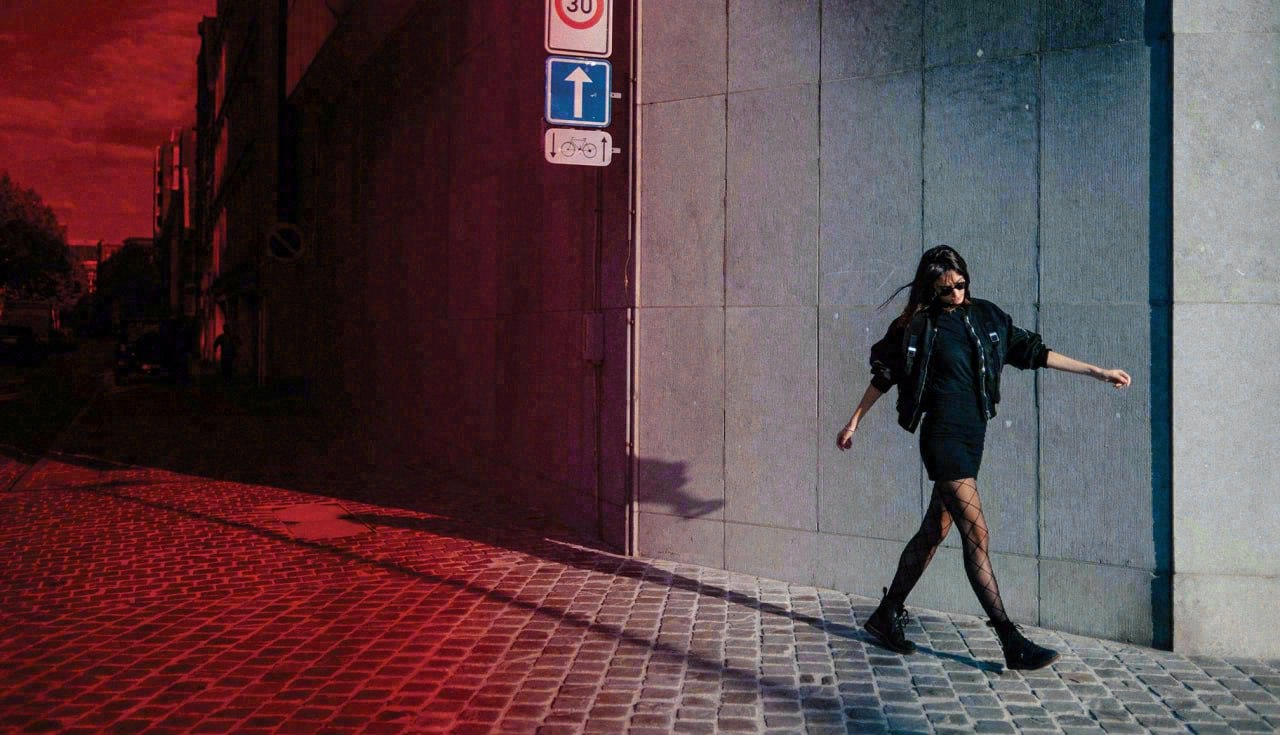
#> input picture imgs/test1.jpg, 1280 x 735 px, found by its file name
$ python VIGNETTE.py
#> lines starting #> are read from the running program, lines starting #| are printed output that depends on the picture
# conda activate iWM

# https://www.geeksforgeeks.org/create-a-vignette-filter-using-python-opencv/


import numpy as np
import cv2


name = 'test1.jpg'

#reading the image
input_image = cv2.imread(name)
#> input_image is the input picture: shape (735, 1280, 3); mean B, G, R 70.8, 66.2, 89.2

#resizing the image according to our need
# resize() function takes 2 parameters,
# the image and the dimensions

input_image = cv2.resize(input_image, (480, 480))
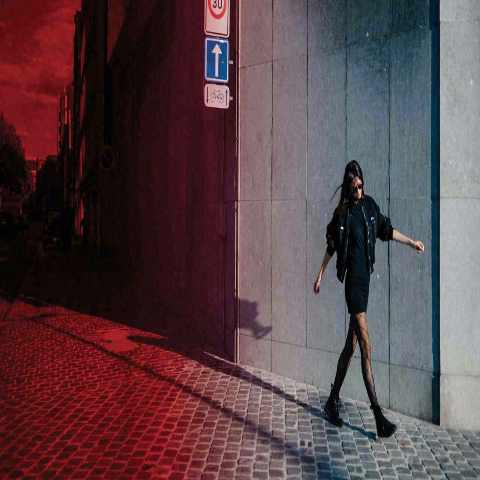
#> input_image: shape (480, 480, 3); mean B, G, R 70.7, 66.1, 89.1

# Extracting the height and width of an image
rows, cols = input_image.shape[:2]
#> rows = 480; cols = 480

# generating vignette mask using Gaussian
# resultant_kernels
X_resultant_kernel = cv2.getGaussianKernel(cols,200)
Y_resultant_kernel = cv2.getGaussianKernel(rows,200)

#generating resultant_kernel matrix
resultant_kernel = Y_resultant_kernel * X_resultant_kernel.T

#creating mask and normalising by using np.linalg
# function
mask = 255 * resultant_kernel / np.linalg.norm(resultant_kernel)
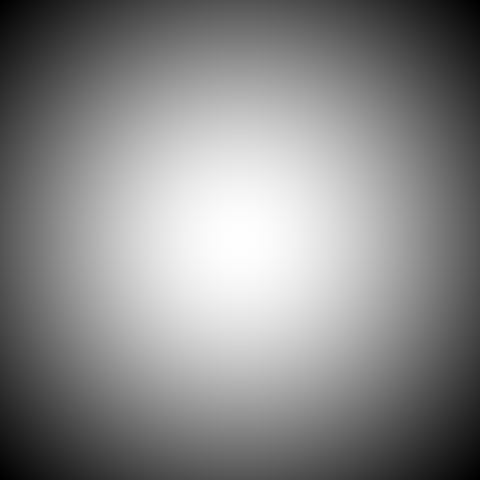
#> resultant_kernel: shape (480, 480) float64; min 1.6e-06, max 6.71e-06, mean 4.34e-06; drawn with min black and max white
output = np.copy(input_image)

# applying the mask to each channel in the input image
for i in range(3):
	output[:,:,i] = output[:,:,i] * mask
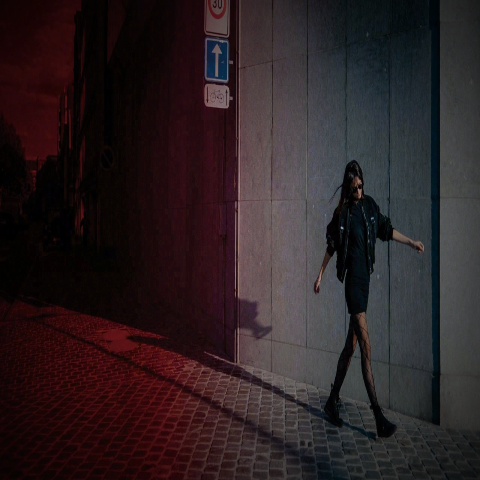
#> output: shape (480, 480, 3); mean B, G, R 35.3, 32.9, 44.2


cv2.imwrite(f'VIGNETTE_{name}.jpg', output)

$ run again, with imgs/test0.jpg copied over imgs/test1.jpg
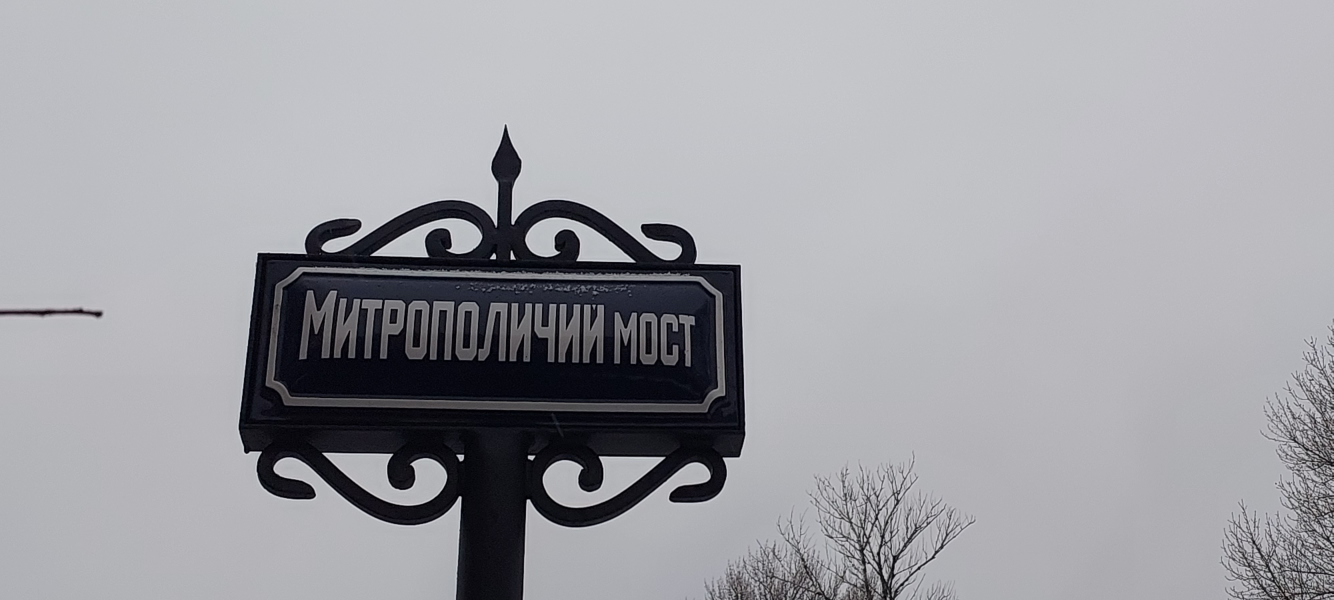
#> input picture imgs/test0.jpg, 4000 x 1800 px, found by its file name (shown at 1/3 size)
#> input_image is the input picture: shape (1800, 4000, 3); mean B, G, R 164.5, 159.3, 159.2
#> `input_image = cv2.resize(input_image, (480, 480))`:
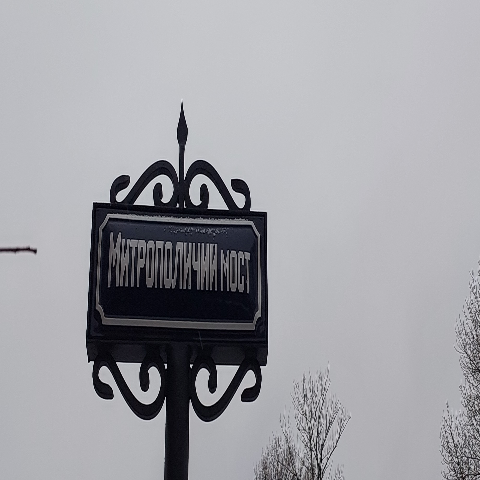
#> input_image: shape (480, 480, 3); mean B, G, R 164.4, 159.3, 159.1
#> after the loop `for i in range(3):`:
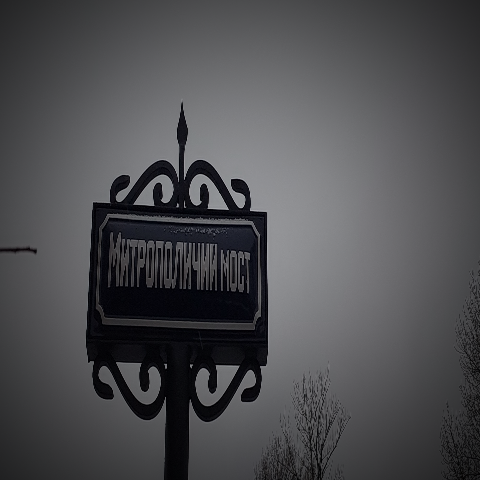
#> output: shape (480, 480, 3); mean B, G, R 80.2, 77.5, 77.4

$ run again, with imgs/test4.jpg copied over imgs/test1.jpg
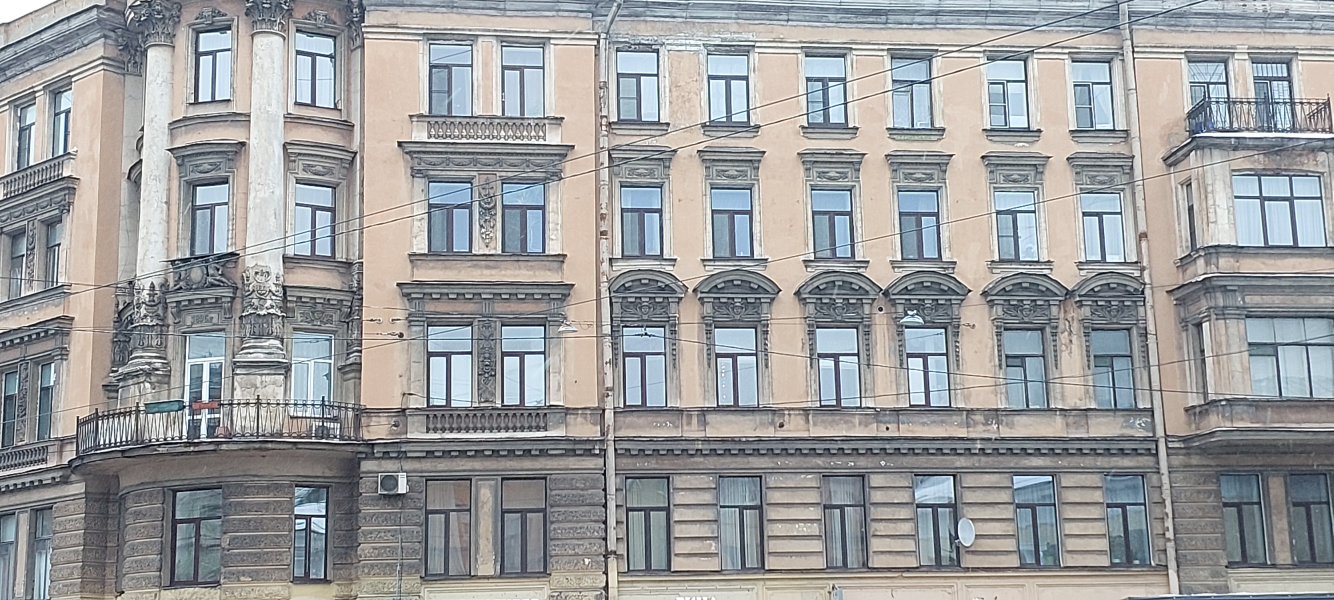
#> input picture imgs/test4.jpg, 4000 x 1800 px, found by its file name (shown at 1/3 size)
#> input_image is the input picture: shape (1800, 4000, 3); mean B, G, R 158.8, 157.6, 156.4
#> `input_image = cv2.resize(input_image, (480, 480))`:
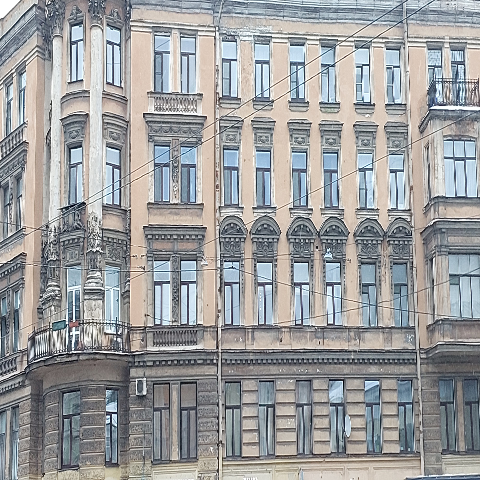
#> input_image: shape (480, 480, 3); mean B, G, R 158.5, 157.4, 156.2
#> after the loop `for i in range(3):`:
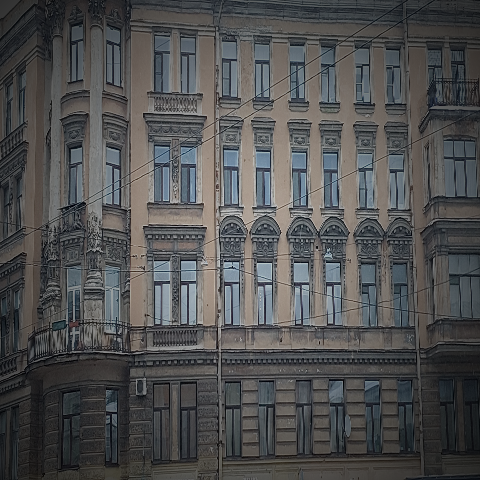
#> output: shape (480, 480, 3); mean B, G, R 80.8, 80.3, 79.8

$ run again, with imgs/test8.JPG copied over imgs/test1.jpg
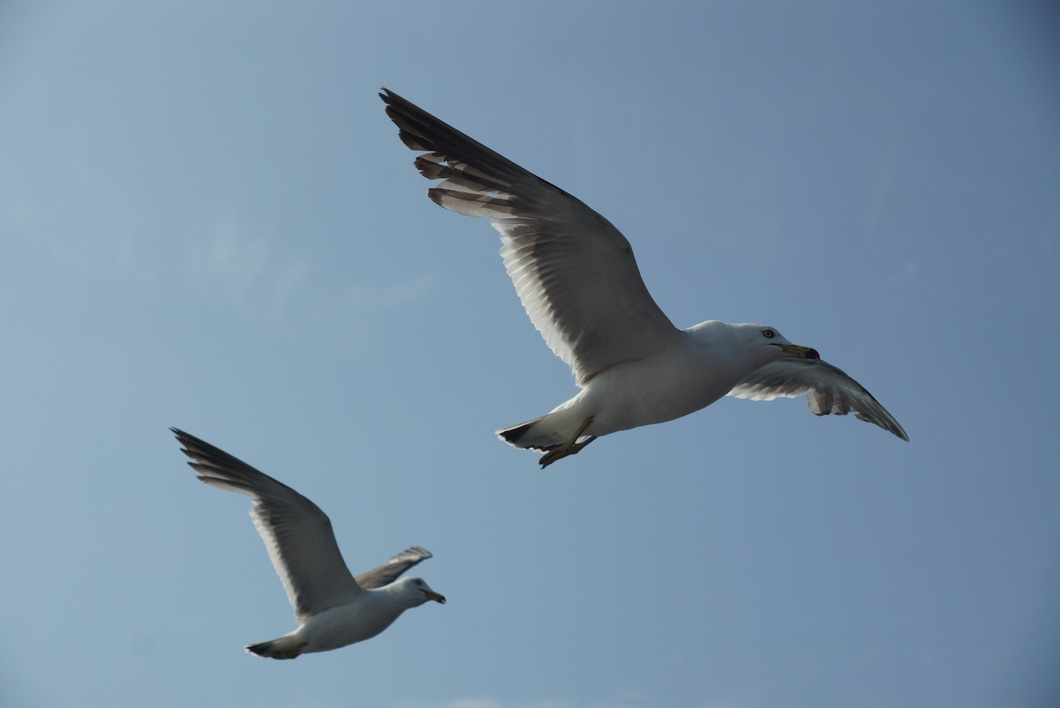
#> input picture imgs/test8.JPG, 1060 x 708 px, found by its file name
#> input_image is the input picture: shape (708, 1060, 3); mean B, G, R 166.1, 144.7, 120.4
#> `input_image = cv2.resize(input_image, (480, 480))`:
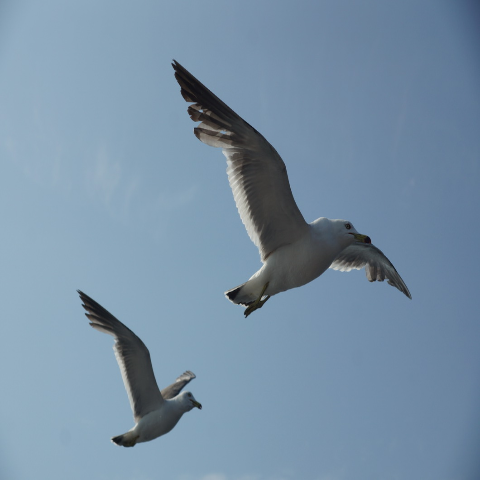
#> input_image: shape (480, 480, 3); mean B, G, R 166.1, 144.6, 120.3
#> after the loop `for i in range(3):`:
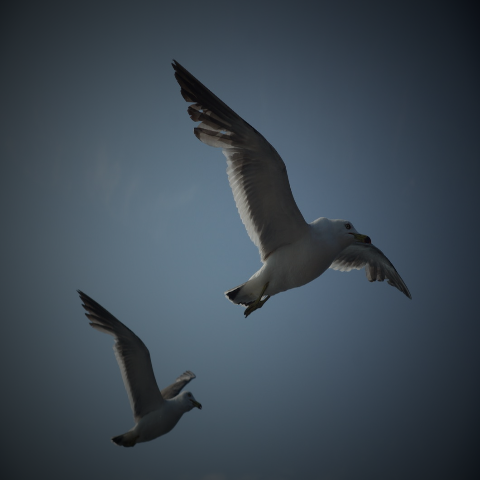
#> output: shape (480, 480, 3); mean B, G, R 83.1, 72.6, 60.5
